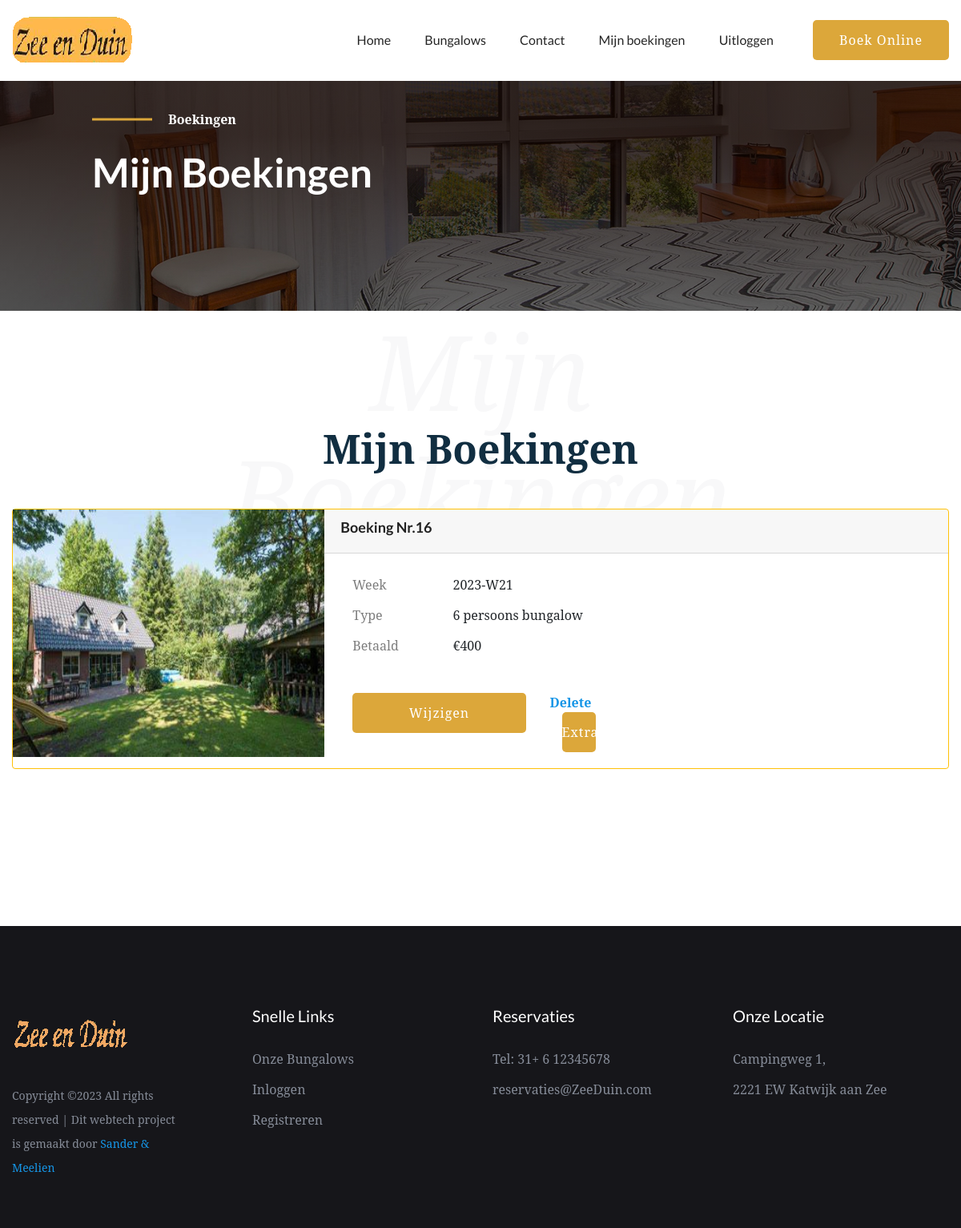
The page /boekingen (signed in) on the database as committed earlier.
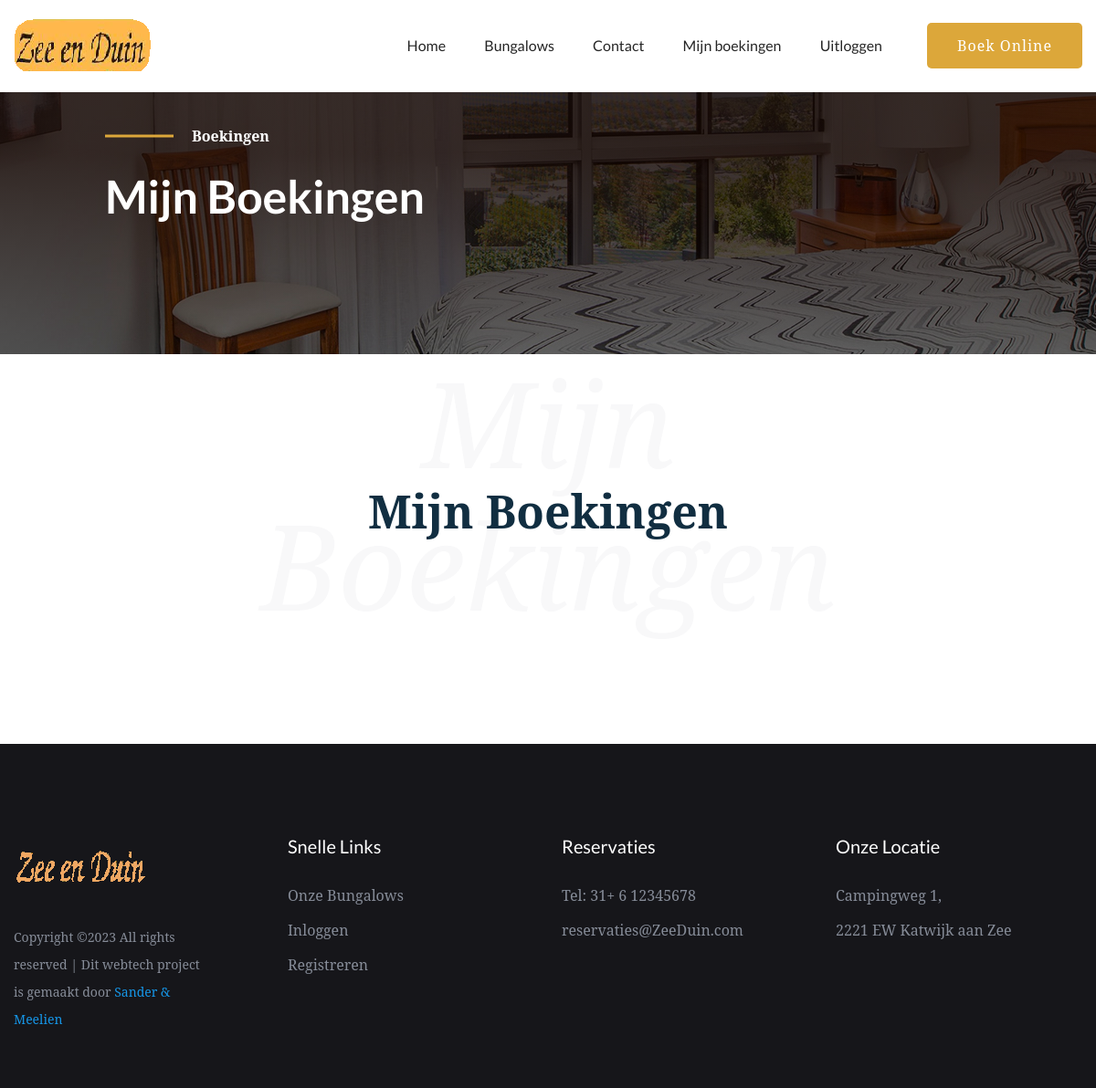
The same page on the database as committed later.
### website2/models.py (models this page shows)
class Boekingen(db.Model):
    __tablename__ = 'bookings'
    id = db.Column(db.Integer, primary_key=True)
    week = db.Column(db.Integer, nullable=False) # Not NULL
    customer_id = db.Column(db.Integer, db.ForeignKey('customer.id')) # Foreign key?
    bungalow_id = db.Column(db.Integer, db.ForeignKey('bungalow.id')) # Foreign key?

class Bungalow(db.Model):
    __tablename__ = 'bungalow'
    id = db.Column(db.Integer, primary_key=True)
    name = db.Column(db.Text, nullable = False)
    size = db.Column(db.Integer, nullable = False)
    price = db.Column(db.Integer, nullable = False)
    bookings = db.relationship('Boekingen', backref='bungalow', uselist=False)

### website2/auth.py (the view)
@auth.route('/boekingen')
@login_required
def boekingen():
    results = db.session.execute(db.select(Boekingen, Bungalow)
                                 .filter(Boekingen.bungalow_id == Bungalow.id)
                                 .filter(Boekingen.customer_id == current_user.id)).scalars()
    return render_template("mijnboekingen.html", user=current_user, boekingen=results)

### website2/__init__.py (called while the page is built)
def create_app():
    app = Flask(__name__)
    app.config['SECRET_KEY'] = 'geheimesleutel'
    app.config['SQLALCHEMY_DATABASE_URI'] = f'sqlite:///{DB_NAME}'
    db.init_app(app)
    from .views import views
    from .auth import auth
    app.register_blueprint(views, url_prefix='/')
    app.register_blueprint(auth, url_prefix='/')
    from .models import Klant, Boekingen, Bungalow
    login_manager = LoginManager()
    login_manager.login_view = 'auth.login'
    login_manager.init_app(app)
    @login_manager.user_loader
    def load_klant(id):
        return Klant.query.get(int(id))
    with app.app_context():
        db.create_all()
    return app

### website2/templates/mijnboekingen.html (shortened to what this page needs)
{% extends "base.html" %}
{% block content %}
        <link rel="stylesheet" href="../static/assets/css/bootstrap.min.css">
        <link rel="stylesheet" href="../static/assets/css/owl.carousel.min.css">
        <link rel="stylesheet" href="../static/assets/css/gijgo.css">
        <link rel="stylesheet" href="../static/assets/css/slicknav.css">
        <link rel="stylesheet" href="../static/assets/css/animate.min.css">
        <link rel="stylesheet" href="../static/assets/css/magnific-popup.css">
        <link rel="stylesheet" href="../static/assets/css/fontawesome-all.min.css">
        <link rel="stylesheet" href="../static/assets/css/themify-icons.css">
        <link rel="stylesheet" href="../static/assets/css/themify-icons.css">
        <link rel="stylesheet" href="../static/assets/css/slick.css">
        <link rel="stylesheet" href="../static/assets/css/nice-select.css">
        <link rel="stylesheet" href="../static/assets/css/style.css">
        <link rel="stylesheet" href="../static/assets/css/responsive.css">
   </head>
   <body>
    <div id="preloader-active">
        <div class="preloader d-flex align-items-center justify-content-center">
            <div class="preloader-inner position-relative">
                <div class="preloader-img pere-text">
                    <strong>Boekingen</b>
                </div>
            </div>
        </div>
    </div>
    <main>
        <div class="slider-area">
            <div class="single-slider hero-overly slider-height2 d-flex align-items-center" data-background="../static/assets/img/hero/aboutpage_hero.jpg" >
                <div class="container">
                    <div class="row ">
                        <div class="col-md-11 offset-xl-1 offset-lg-1 offset-md-1">
                            <div class="hero-caption">
                                <span>Boekingen</span>
                                <h2>Mijn Boekingen</h2>
                            </div>
                        </div>
                    </div>
                </div>
            </div>
        </div>
        <section class="room-area r-padding1">
            <div class="container">
                <div class="row justify-content-center">
                    <div class="col-xl-8">
                        <div class="font-back-tittle mb-45">
                            <div class="archivment-front">
                                <h3>Mijn Boekingen</h3>
                            </div>
                            <h3 class="archivment-back">Mijn Boekingen</h3>
                        </div>
                    </div>
                </div>
                {% for boeking in boekingen %}
                <div class="card border-warning mb-3" style="max-width: full-screen;">
                    <div class="row no-gutters">
                      <div class="col-md-4 ">
                        {% if boeking.bungalow.id == 1 %}
                        <img src="../static/boekingcss/img/boeking4.jpg" class="float" alt="image4" height="309.25" width="389">
                        {% elif boeking.bungalow.id == 2 %}
                        <img src="../static/boekingcss/img/boeking6.jpg" class="float" alt="image4" height="309.25" width="389">
                        {% elif boeking.bungalow.id == 3 %}
                        <img src="../static/boekingcss/img/boeking8.jpg" class="float" alt="image4" height="309.25" width="389">
                        {% endif %}
                      </div>
                      <div class="col-md-8">
                        <div class="card-header "><h4><b>Boeking Nr.{{ boeking.id }}</b></h4>
                        </div>
                        <div class="card-body">
                            <div class="container">
                                <div class="mb-3 row ">
                                    <label for="staticEmail" class="col-sm-2 col-form-label">Week</label>
                                    <div class="col-sm-10">
                                      <input type="text" readonly class="form-control-plaintext" id="staticEmail" value="{{ boeking.week }}">
                                    </div>
                                    <label for="staticEmail" class="col-sm-2 col-form-label">Type</label>
                                    <div class="col-sm-10">
                                      <input type="text" readonly class="form-control-plaintext" id="staticEmail" value="{{ boeking.bungalow.size }} persoons bungalow">
                                    </div>
                                    <label for="staticEmail" class="col-sm-2 col-form-label">Betaald</label>
                                    <div class="col-sm-10">
                                      <input type="text" readonly class="form-control-plaintext" id="staticEmail" value="€{{ boeking.bungalow.price }}">
                                    </div>
                                </div>
                                <br>
                                <div class="row">
                                    <div class="col-4">
                                        <div class="header-btn">
                                            <a.text-nowrap type="button" class="btn btn1 d-none d-lg-block" >Wijzigen</a>
                                        </div>
                                    </div>
                                    <div class="col-4">
                                        <div class="header-btn">
                                        <li><a href="{{ url_for('auth.delete_pl', id=boeking.id) }}">Delete</a></li>
                                    </div>
                                    <div class="col-4">
                                        <div class="header-btn">
                                            <a href="/bungalows" class="btn btn1 d-none d-lg-block ">Extra week</a>
                                        </div>
                                    </div>
                                </div>
                                </div>
                            </div>
                        </div>
                      </div>
                    </div>
                  </div>
                  {% endfor %}
        </section>
    </body>
{% endblock %}

### website2/templates/base.html (shortened to what this page needs)
<!doctype html>
<html class="no-js" lang="zxx">
<head>
</head>
<body>
<header>
    <div class="fixed-top">
        <div class="navbar-white bg-white">
            <div class="header-area header-sticky">
                <div class="main-header ">
                    <div class="container">
                        <div class="row align-items-center">
                            <div class="col-xl-2 col-lg-2">
                                <div class="logo">
                                <a href="/"><img src="../static/assets/img/logo/logo.png" alt=""></a>
                                </div>
                            </div>
                        <div class="col-xl-8 col-lg-8">
                                <div class="main-menu f-right d-none d-lg-block">
                                    <nav>
                                        <ul id="navigation">
                                            <li><a href="/">Home</a></li>
                                            <li><a href="/bungalows">Bungalows</a></li>
                                            <li><a href="#contact">Contact</a></li>
                                            {% if current_user.is_authenticated %}
                                            <li><a href="/boekingen">Mijn boekingen</a></li>
                                            <li><a href="/logout">Uitloggen</a></li>
                                            {% endif %}
                                        </ul>
                                    </nav>
                                </div>
                            </div>
                            <div class="col-xl-2 col-lg-2">
                                <div class="header-btn">
                                    <a href="/bungalows" class="btn btn1 d-none d-lg-block ">Boek Online</a>
                                </div>
                            </div>
                            <div class="col-12">
                            </div>
                        </div>
                    </div>
                </div>
            </div>
        </div>
    </div>
</header>
{% block content %}
{% endblock %}
<div id= "contact" class="footer-area black-bg footer-padding">
    <div class="container">
        <div class="row d-flex justify-content-between">
            <div class="col-xl-3 col-lg-3 col-md-4 col-sm-6">
               <div class="single-footer-caption mb-30">
                  <div class="footer-logo">
                    <a href="/"><img src="../static/assets/img/logo/logo2.png" alt=""></a>
                  </div>
                  <div class="footer-pera">
                       <p>
Copyright &copy;<script>document.write(new Date().getFullYear());</script> All rights reserved | Dit webtech project is gemaakt door <a href="https://colorlib.com" target="_blank">Sander & Meelien</a>
</p>
                  </div>
               </div>
            </div>
            <div class="col-xl-3 col-lg-3 col-md-3 col-sm-5">
                <div class="single-footer-caption mb-30">
                    <div class="footer-tittle">
                        <h4>Snelle Links</h4>
                        <ul>
                            <li><a href="/rooms">Onze Bungalows</a></li>
                            <li><a href="/login">Inloggen</a></li>
                            <li><a href="/register">Registreren</a></li>
                        </ul>
                    </div>
                </div>
            </div>
            <div class="col-xl-3 col-lg-3 col-md-3 col-sm-3">
                <div class="single-footer-caption mb-30">
                    <div class="footer-tittle">
                        <h4>Reservaties</h4>
                        <ul>
                            <li><a href="https://web.whatsapp.com/">Tel: 31+ 6 12345678</a></li>
                            <li><a href="outlook.office.com">reservaties@ZeeDuin.com</a></li>
                        </ul>
                    </div>
                </div>
            </div>
            <div class="col-xl-3 col-lg-3 col-md-4  col-sm-5">
                <div class="single-footer-caption mb-30">
                    <div class="footer-tittle">
                        <h4>Onze Locatie</h4>
                        <ul>
                            <li><a href="https://goo.gl/maps/4o4eazKUDx2Xw54S6">Campingweg 1,</a></li>
                            <li><a href="https://goo.gl/maps/ZzdzSdYAud5MXzWb9">2221 EW Katwijk aan Zee</a></li>
                        </ul>
                    </div>
                </div>
            </div>
        </div>
    </div>
</div>
</body>

Rows that differ between the two databases and show on the page:
removed Boekingen: id "16", week "2023-W21", bungalow.size "6 persoons bungalow", bungalow.price "€400"
